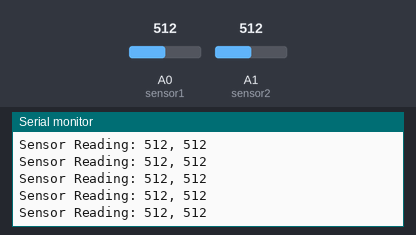
A sketch run on a simulated Arduino Uno, built with avr-gcc and run on an emulated ATmega328P. Shown: the last lines printed to the serial monitor. The inputs (shaded band) are chosen by the test bench; at power-on: A0 (sensor1) = 512, A1 (sensor2) = 512.

Above: at 1.2 s.
1.3 s: A0 (sensor1) set to 716
At 1.32 s:
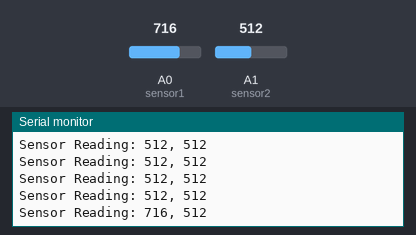
2.8 s: A1 (sensor2) set to 716
At 2.83 s:
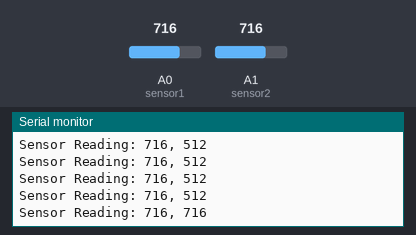
4.3 s: A0 (sensor1) set to 900
At 4.35 s:
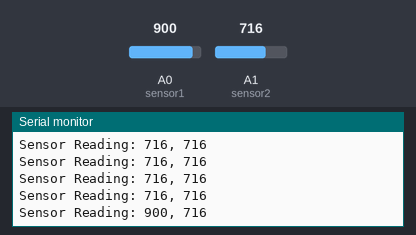
5.8 s: A1 (sensor2) set to 900
At 5.87 s:
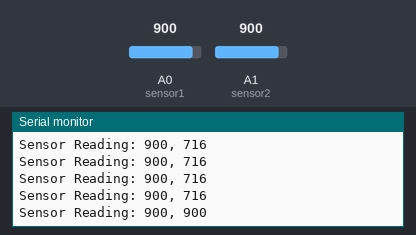
Timing chart, 0 to 8.8 s (numbered marks = the images above; inputs shaded):
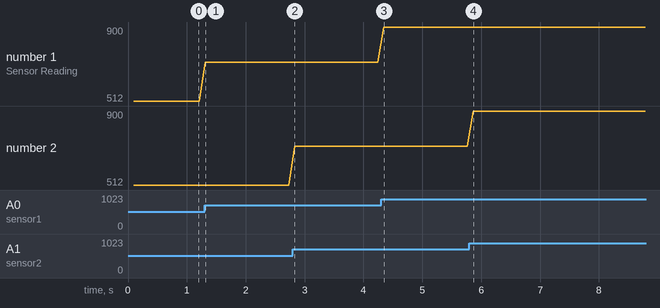

The sketch:

Photo_Resistor_On_Logger.ino
```cpp
// Circuit for Photoresistor
// GND --- 10k --- A0 --- PhotoResistor --- 5V

// Initiate the sensor pin
int sensor1 = A0;
int sensor2 = A1;

unsigned long prev_ts = 0;

void setup() {
  // Need to initiate in order for the serial monitor to work
  Serial.begin(9600);
  // Set the sensor to input
  pinMode(sensor1, INPUT);
  pinMode(sensor2, INPUT);
}

void loop() {
  unsigned long ts = millis();
  if (ts - prev_ts > 100) {
    // Use the serial monitor to monitor the output
    Serial.print("Sensor Reading: ");
    Serial.print(analogRead(sensor1));
    Serial.print(", ");
    Serial.println(analogRead(sensor2));
    prev_ts = ts;
  }
}
```

Measured:
- after the input at 1.3 s, the serial monitor: prints a new line at once (image 1)
- after the input at 2.8 s, the serial monitor: prints a new line at once (image 2)
- after the input at 4.3 s, the serial monitor: prints a new line after 0.05 s (image 3)
- after the input at 5.8 s, the serial monitor: prints a new line after 0.06 s (image 4)
- plotted number 1: 512 → 716 after the input at 1.3 s, 716 → 900 after the input at 4.3 s
